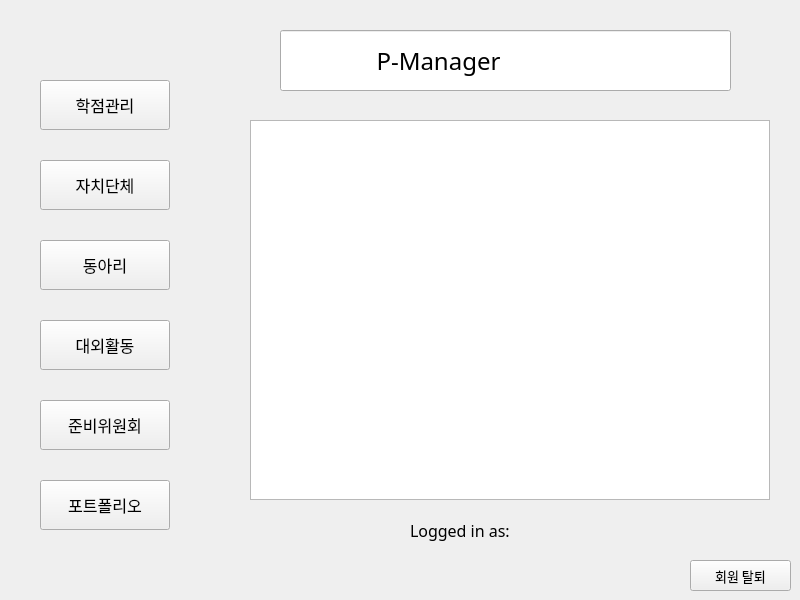
<?xml version="1.0" encoding="UTF-8"?>
<ui version="4.0">
 <class>Access</class>
 <widget class="QWidget" name="Access">
  <property name="geometry">
   <rect>
    <x>0</x>
    <y>0</y>
    <width>800</width>
    <height>600</height>
   </rect>
  </property>
  <property name="windowTitle">
   <string>Form</string>
  </property>
  <widget class="QPushButton" name="pushButton">
   <property name="geometry">
    <rect>
     <x>40</x>
     <y>80</y>
     <width>130</width>
     <height>50</height>
    </rect>
   </property>
   <property name="font">
    <font>
     <family>1훈점보맘보 B</family>
     <pointsize>12</pointsize>
    </font>
   </property>
   <property name="text">
    <string>학점관리</string>
   </property>
  </widget>
  <widget class="QPushButton" name="pushButton_2">
   <property name="geometry">
    <rect>
     <x>40</x>
     <y>160</y>
     <width>130</width>
     <height>50</height>
    </rect>
   </property>
   <property name="font">
    <font>
     <family>1훈점보맘보 B</family>
     <pointsize>12</pointsize>
    </font>
   </property>
   <property name="text">
    <string>자치단체</string>
   </property>
  </widget>
  <widget class="QPushButton" name="pushButton_3">
   <property name="geometry">
    <rect>
     <x>40</x>
     <y>240</y>
     <width>130</width>
     <height>50</height>
    </rect>
   </property>
   <property name="font">
    <font>
     <family>1훈점보맘보 B</family>
     <pointsize>12</pointsize>
    </font>
   </property>
   <property name="text">
    <string>동아리</string>
   </property>
  </widget>
  <widget class="QPushButton" name="pushButton_4">
   <property name="geometry">
    <rect>
     <x>40</x>
     <y>320</y>
     <width>130</width>
     <height>50</height>
    </rect>
   </property>
   <property name="font">
    <font>
     <family>1훈점보맘보 B</family>
     <pointsize>12</pointsize>
    </font>
   </property>
   <property name="text">
    <string>대외활동</string>
   </property>
  </widget>
  <widget class="QPushButton" name="pushButton_5">
   <property name="geometry">
    <rect>
     <x>40</x>
     <y>400</y>
     <width>130</width>
     <height>50</height>
    </rect>
   </property>
   <property name="font">
    <font>
     <family>1훈점보맘보 B</family>
     <pointsize>12</pointsize>
    </font>
   </property>
   <property name="text">
    <string>준비위원회</string>
   </property>
  </widget>
  <widget class="QPushButton" name="pushButton_6">
   <property name="geometry">
    <rect>
     <x>40</x>
     <y>480</y>
     <width>130</width>
     <height>50</height>
    </rect>
   </property>
   <property name="font">
    <font>
     <family>1훈점보맘보 B</family>
     <pointsize>12</pointsize>
    </font>
   </property>
   <property name="text">
    <string>포트폴리오</string>
   </property>
  </widget>
  <widget class="QLineEdit" name="lineEdit">
   <property name="geometry">
    <rect>
     <x>280</x>
     <y>30</y>
     <width>451</width>
     <height>61</height>
    </rect>
   </property>
   <property name="font">
    <font>
     <family>1훈점보맘보 B</family>
     <pointsize>18</pointsize>
    </font>
   </property>
   <property name="text">
    <string>               P-Manager</string>
   </property>
  </widget>
  <widget class="QPushButton" name="pushButton_8">
   <property name="geometry">
    <rect>
     <x>690</x>
     <y>560</y>
     <width>101</width>
     <height>31</height>
    </rect>
   </property>
   <property name="font">
    <font>
     <family>1훈점보맘보 B</family>
     <pointsize>10</pointsize>
    </font>
   </property>
   <property name="text">
    <string>회원 탈퇴</string>
   </property>
  </widget>
  <widget class="QLabel" name="label_2">
   <property name="geometry">
    <rect>
     <x>550</x>
     <y>520</y>
     <width>201</width>
     <height>21</height>
    </rect>
   </property>
   <property name="font">
    <font>
     <family>1훈점보맘보 B</family>
     <pointsize>12</pointsize>
     <weight>50</weight>
     <bold>false</bold>
    </font>
   </property>
   <property name="text">
    <string/>
   </property>
  </widget>
  <widget class="QLabel" name="label">
   <property name="geometry">
    <rect>
     <x>410</x>
     <y>520</y>
     <width>141</width>
     <height>21</height>
    </rect>
   </property>
   <property name="font">
    <font>
     <family>1훈점보맘보 B</family>
     <pointsize>12</pointsize>
     <weight>50</weight>
     <bold>false</bold>
    </font>
   </property>
   <property name="text">
    <string>Logged in as:</string>
   </property>
  </widget>
  <widget class="QGraphicsView" name="graphicsView">
   <property name="geometry">
    <rect>
     <x>250</x>
     <y>120</y>
     <width>520</width>
     <height>380</height>
    </rect>
   </property>
  </widget>
 </widget>
 <resources/>
 <connections/>
</ui>
